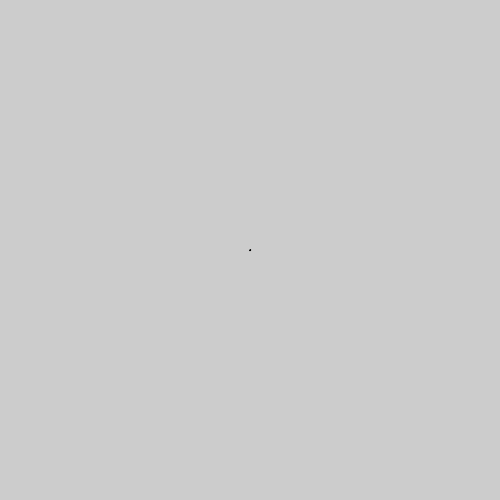
Frame 1 (no input)
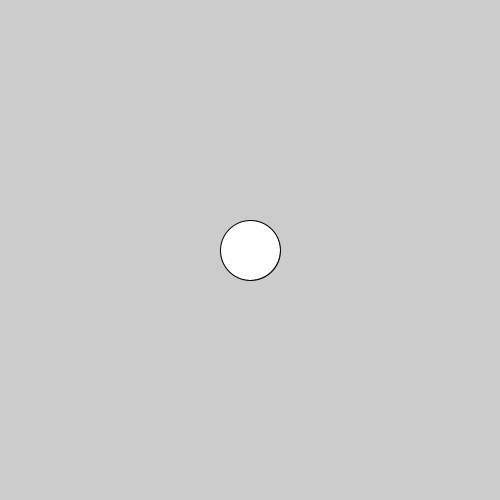
Frame 60 (the mouse pressed at the canvas centre just before this capture)
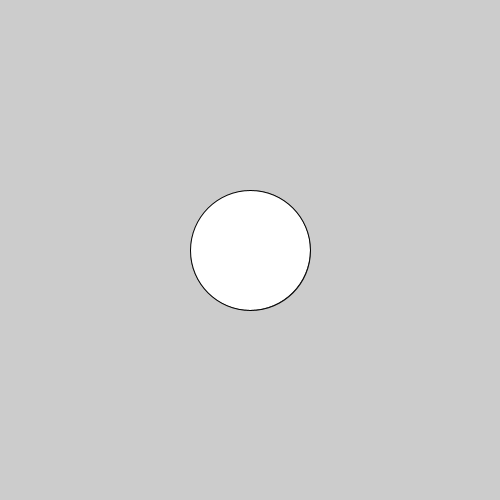
Frame 120 (the mouse held since frame 60 and released just before this capture)

The Processing sketch that drew these frames (run headless with seeded random() and noise(); from frame 60 on, the mouse is pressed at the canvas centre):

// Processing sketch: Test
// ── Test.pde
void setup()
{
 size(500,500, JAVA2D); 
 frameRate(30);
}

void draw()
{
 
 println(frameCount);
 ellipse(250,250, frameCount, frameCount);
}
